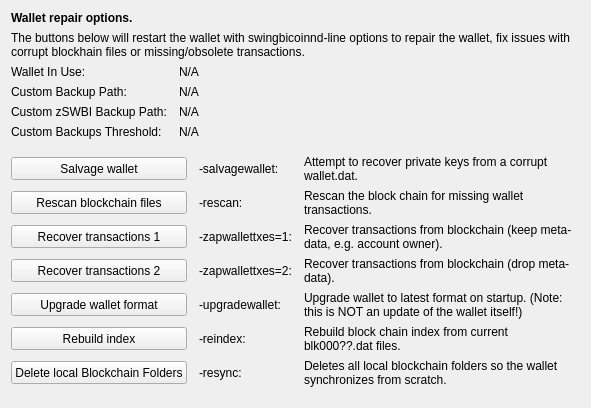
     <widget class="QWidget" name="tab_repair">
      <attribute name="title">
       <string>&amp;Wallet Repair</string>
      </attribute>
      <layout class="QGridLayout" name="gridLayout_4" columnstretch="0,0,0,0">
       <property name="horizontalSpacing">
        <number>12</number>
       </property>
       <item row="0" column="0" colspan="4">
        <widget class="QLabel" name="label_repair_header">
         <property name="font">
          <font>
           <weight>75</weight>
           <bold>true</bold>
          </font>
         </property>
         <property name="text">
          <string>Wallet repair options.</string>
         </property>
        </widget>
       </item>
       <item row="1" column="0" colspan="4">
        <widget class="QLabel" name="label_repair_helptext">
         <property name="font">
          <font>
           <weight>50</weight>
           <bold>false</bold>
          </font>
         </property>
         <property name="text">
          <string>The buttons below will restart the wallet with swingbicoinnd-line options to repair the wallet, fix issues with corrupt blockhain files or missing/obsolete transactions.</string>
         </property>
         <property name="wordWrap">
          <bool>true</bool>
         </property>
        </widget>
       </item>
       <item row="2" column="0">
        <widget class="QLabel" name="wallet_path_label">
         <property name="text">
          <string>Wallet In Use:</string>
         </property>
        </widget>
       </item>
       <item row="2" column="1" colspan="3">
        <widget class="QLabel" name="wallet_path">
         <property name="cursor">
          <cursorShape>IBeamCursor</cursorShape>
         </property>
         <property name="text">
          <string>N/A</string>
         </property>
         <property name="textFormat">
          <enum>Qt::PlainText</enum>
         </property>
         <property name="textInteractionFlags">
          <set>Qt::LinksAccessibleByMouse|Qt::TextSelectableByKeyboard|Qt::TextSelectableByMouse</set>
         </property>
        </widget>
       </item>
       <item row="3" column="0">
        <widget class="QLabel" name="wallet_custombackuppath_label">
         <property name="text">
          <string>Custom Backup Path:</string>
         </property>
         <property name="visible">
          <bool>false</bool>
         </property>
        </widget>
       </item>
       <item row="3" column="1" colspan="3">
        <widget class="QLabel" name="wallet_custombackuppath">
         <property name="cursor">
          <cursorShape>IBeamCursor</cursorShape>
         </property>
         <property name="text">
          <string>N/A</string>
         </property>
         <property name="textFormat">
          <enum>Qt::PlainText</enum>
         </property>
         <property name="textInteractionFlags">
          <set>Qt::LinksAccessibleByMouse|Qt::TextSelectableByKeyboard|Qt::TextSelectableByMouse</set>
         </property>
         <property name="visible">
          <bool>false</bool>
         </property>
        </widget>
       </item>
       <item row="4" column="0">
        <widget class="QLabel" name="wallet_customzcmcbackuppath_label">
         <property name="text">
          <string>Custom zSWBI Backup Path:</string>
         </property>
         <property name="visible">
          <bool>false</bool>
         </property>
        </widget>
       </item>
       <item row="4" column="1" colspan="3">
        <widget class="QLabel" name="wallet_customzcmcbackuppath">
         <property name="cursor">
          <cursorShape>IBeamCursor</cursorShape>
         </property>
         <property name="text">
          <string>N/A</string>
         </property>
         <property name="textFormat">
          <enum>Qt::PlainText</enum>
         </property>
         <property name="textInteractionFlags">
          <set>Qt::LinksAccessibleByMouse|Qt::TextSelectableByKeyboard|Qt::TextSelectableByMouse</set>
         </property>
         <property name="visible">
          <bool>false</bool>
         </property>
        </widget>
       </item>
       <item row="5" column="0">
        <widget class="QLabel" name="wallet_custombackupthreshold_label">
         <property name="text">
          <string>Custom Backups Threshold:</string>
         </property>
         <property name="visible">
          <bool>false</bool>
         </property>
        </widget>
       </item>
       <item row="5" column="1" colspan="3">
        <widget class="QLabel" name="wallet_custombackupthreshold">
         <property name="cursor">
          <cursorShape>IBeamCursor</cursorShape>
         </property>
         <property name="text">
          <string>N/A</string>
         </property>
         <property name="textFormat">
          <enum>Qt::PlainText</enum>
         </property>
         <property name="textInteractionFlags">
          <set>Qt::LinksAccessibleByMouse|Qt::TextSelectableByKeyboard|Qt::TextSelectableByMouse</set>
         </property>
         <property name="visible">
          <bool>false</bool>
         </property>
        </widget>
       </item>
       <item row="6" column="0">
        <spacer name="verticalSpacer_repair1">
         <property name="orientation">
          <enum>Qt::Vertical</enum>
         </property>
         <property name="sizeHint" stdset="0">
          <size>
           <width>10</width>
           <height>10</height>
          </size>
         </property>
        </spacer>
       </item>
       <item row="7" column="0" colspan="2">
        <widget class="QPushButton" name="btn_salvagewallet">
         <property name="minimumSize">
          <size>
           <width>100</width>
           <height>23</height>
          </size>
         </property>
         <property name="text">
          <string>Salvage wallet</string>
         </property>
        </widget>
       </item>
       <item row="7" column="2">
        <widget class="QLabel" name="label_repair_salvage_swingbicoinnd">
         <property name="text">
          <string notr="true">-salvagewallet:</string>
         </property>
        </widget>
       </item>
       <item row="7" column="3">
        <widget class="QLabel" name="label_repair_salvage">
         <property name="text">
          <string>Attempt to recover private keys from a corrupt wallet.dat.</string>
         </property>
         <property name="wordWrap">
          <bool>true</bool>
         </property>
        </widget>
       </item>
       <item row="8" column="0" colspan="2">
        <widget class="QPushButton" name="btn_rescan">
         <property name="minimumSize">
          <size>
           <width>100</width>
           <height>23</height>
          </size>
         </property>
         <property name="text">
          <string>Rescan blockchain files</string>
         </property>
        </widget>
       </item>
       <item row="8" column="2">
        <widget class="QLabel" name="label_repair_rescan_swingbicoinnd">
         <property name="text">
          <string notr="true">-rescan:</string>
         </property>
        </widget>
       </item>
       <item row="8" column="3">
        <widget class="QLabel" name="label_repair_rescan">
         <property name="text">
          <string>Rescan the block chain for missing wallet transactions.</string>
         </property>
         <property name="wordWrap">
          <bool>true</bool>
         </property>
        </widget>
       </item>
       <item row="9" column="0" colspan="2">
        <widget class="QPushButton" name="btn_zapwallettxes1">
         <property name="minimumSize">
          <size>
           <width>100</width>
           <height>23</height>
          </size>
         </property>
         <property name="text">
          <string>Recover transactions 1</string>
         </property>
        </widget>
       </item>
       <item row="9" column="2">
        <widget class="QLabel" name="label_repair_zap1_swingbicoinnd">
         <property name="text">
          <string notr="true">-zapwallettxes=1:</string>
         </property>
        </widget>
       </item>
       <item row="9" column="3">
        <widget class="QLabel" name="label_repair_zap1">
         <property name="text">
          <string>Recover transactions from blockchain (keep meta-data, e.g. account owner).</string>
         </property>
         <property name="wordWrap">
          <bool>true</bool>
         </property>
        </widget>
       </item>
       <item row="10" column="0" colspan="2">
        <widget class="QPushButton" name="btn_zapwallettxes2">
         <property name="minimumSize">
          <size>
           <width>100</width>
           <height>23</height>
          </size>
         </property>
         <property name="text">
          <string>Recover transactions 2</string>
         </property>
        </widget>
       </item>
       <item row="10" column="2">
        <widget class="QLabel" name="label_repair_zap2_swingbicoinnd">
         <property name="text">
          <string notr="true">-zapwallettxes=2:</string>
         </property>
        </widget>
       </item>
       <item row="10" column="3">
        <widget class="QLabel" name="label_repair_zap2">
         <property name="text">
          <string>Recover transactions from blockchain (drop meta-data).</string>
         </property>
         <property name="wordWrap">
          <bool>true</bool>
         </property>
        </widget>
       </item>
       <item row="11" column="0" colspan="2">
        <widget class="QPushButton" name="btn_upgradewallet">
         <property name="minimumSize">
          <size>
           <width>100</width>
           <height>23</height>
          </size>
         </property>
         <property name="text">
          <string>Upgrade wallet format</string>
         </property>
        </widget>
       </item>
       <item row="11" column="2">
        <widget class="QLabel" name="label_repair_upgrade_swingbicoinnd">
         <property name="text">
          <string notr="true">-upgradewallet:</string>
         </property>
        </widget>
       </item>
       <item row="11" column="3">
        <widget class="QLabel" name="label_repair_upgrade">
         <property name="text">
          <string>Upgrade wallet to latest format on startup. (Note: this is NOT an update of the wallet itself!)</string>
         </property>
         <property name="wordWrap">
          <bool>true</bool>
         </property>
        </widget>
       </item>
       <item row="12" column="0" colspan="2">
        <widget class="QPushButton" name="btn_reindex">
         <property name="minimumSize">
          <size>
           <width>100</width>
           <height>23</height>
          </size>
         </property>
         <property name="text">
          <string>Rebuild index</string>
         </property>
        </widget>
       </item>
       <item row="12" column="2">
        <widget class="QLabel" name="label_repair_reindex_swingbicoinnd">
         <property name="text">
          <string notr="true">-reindex:</string>
         </property>
        </widget>
       </item>
       <item row="12" column="3">
        <widget class="QLabel" name="label_repair_reindex">
         <property name="text">
          <string>Rebuild block chain index from current blk000??.dat files.</string>
         </property>
         <property name="wordWrap">
          <bool>true</bool>
         </property>
        </widget>
       </item>
       <item row="13" column="0" colspan="2">
        <widget class="QPushButton" name="btn_resync">
         <property name="minimumSize">
          <size>
           <width>100</width>
           <height>23</height>
          </size>
         </property>
         <property name="text">
          <string>Delete local Blockchain Folders</string>
         </property>
        </widget>
       </item>
       <item row="13" column="2">
        <widget class="QLabel" name="label_repair_resync_swingbicoinnd">
         <property name="text">
          <string>-resync:</string>
         </property>
        </widget>
       </item>
       <item row="13" column="3">
        <widget class="QLabel" name="label_repair_resync">
         <property name="text">
          <string>Deletes all local blockchain folders so the wallet synchronizes from scratch.</string>
         </property>
         <property name="wordWrap">
          <bool>true</bool>
         </property>
        </widget>
       </item>
       <item row="14" column="0">
        <spacer name="verticalSpacer_repair2">
         <property name="orientation">
          <enum>Qt::Vertical</enum>
         </property>
         <property name="sizeHint" stdset="0">
          <size>
           <width>20</width>
           <height>10</height>
          </size>
         </property>
        </spacer>
       </item>
      </layout>
     </widget>
